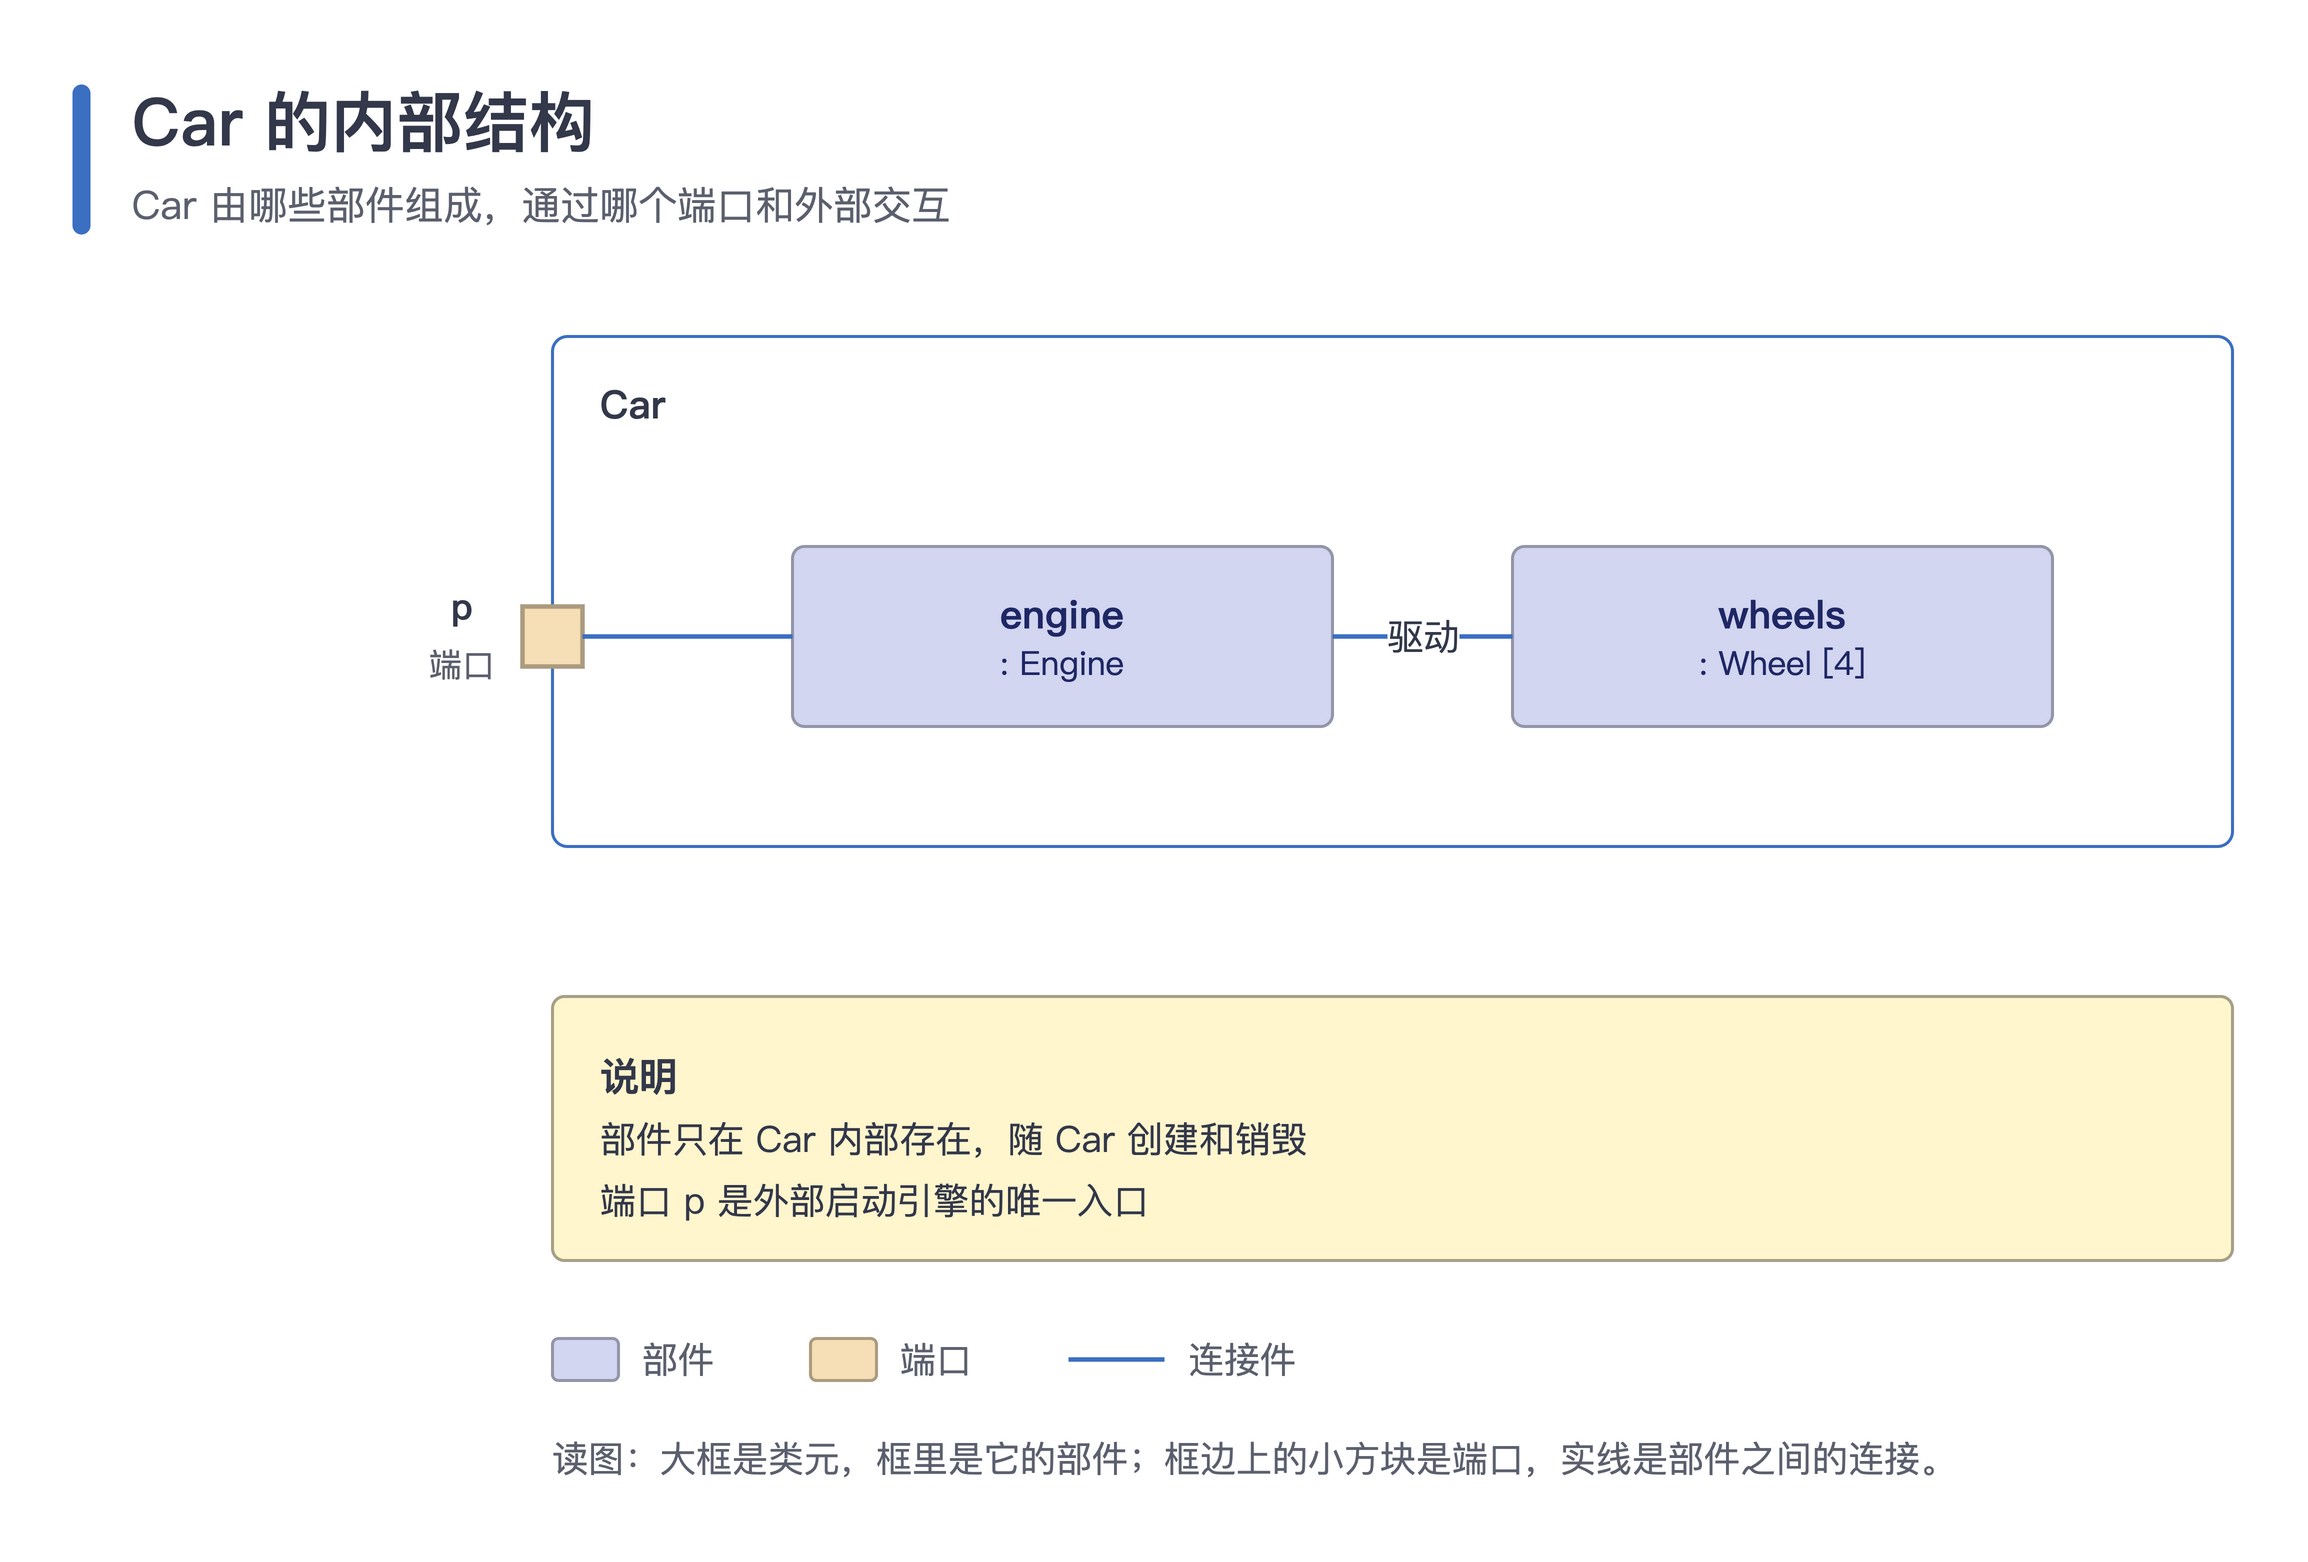

Recreate this plot in Python.
#!/usr/bin/env python3
"""组合结构图（UML）：类元是带边框的大框，部件写成"名称 : 类型"放在里面，端口是边框上的小方块，连接件是无箭头实线。

用到：group（带描边的类元框）、box 部件、port（square 端口）、rel（link）、panel、legend、footer。
运行后在本目录生成 composite.drawio 和 composite.png。
"""
import os
import sys

HERE = os.path.dirname(os.path.abspath(__file__))
sys.path.insert(0, os.path.join(os.path.dirname(HERE), 'scripts'))
from drawio_kit import Diagram  # noqa: E402

MIN_SIDE = int(os.environ.get('DIAGRAM_MIN_SIDE', 4000))

d = Diagram('Car 的内部结构', 'Car 由哪些部件组成，通过哪个端口和外部交互')
d.group(200, 120, 560, 170, 'Car', fill=d.t.bg, stroke=d.t.border)
engine = d.box(280, 190, 180, 60, 'engine', ': Engine', role='lav')
wheels = d.box(520, 190, 180, 60, 'wheels', ': Wheel [4]', role='lav')
p = d.port(190, 210, size=20, role='apricot')  # 跨在类元框的左边框上，中线和 engine 对齐
d.text(150, 200, 40, 20, 'p', size=12, bold=True, align='center')
d.text(150, 220, 40, 18, '端口', size=11, color=d.t.muted, align='center')

d.rel(engine, wheels, 'link', '驱动', src='R', dst='L')
d.rel(p, engine, 'link', src='R', dst='L')

y = d.panel(200, 340, 560, '说明', ['部件只在 Car 内部存在，随 Car 创建和销毁', '端口 p 是外部启动引擎的唯一入口'])
d.legend(200, y + 24, [('lav', '部件'), ('apricot', '端口'), ('line', '连接件')])
d.footer(200, y + 56, '读图：大框是类元，框里是它的部件；框边上的小方块是端口，实线是部件之间的连接。')

name = os.path.join(HERE, 'composite')
d.save(name + '.drawio')
d.export(name + '.drawio', name + '.png', scale=d.scale_for(MIN_SIDE))
